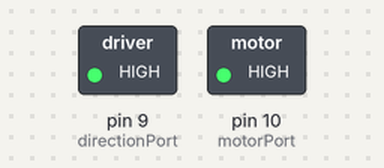
A sketch run on a simulated Arduino Uno, built with avr-gcc and run on an emulated ATmega328P. On the bench: switched loads named in the sketch (green lamp = pin HIGH). Dashed ring = blinking.

Above: at 0.5 s.
At 2.5 s:
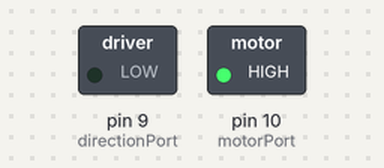
Timing chart, 0 to 5.2 s (numbered marks = the images above):
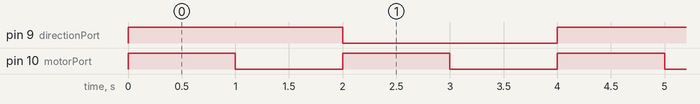

Measured:
- by itself, pin 9 (directionPort): alternates HIGH for 2.0 s and LOW for 2.0 s
- by itself, pin 10 (motorPort): alternates HIGH for 1.0 s and LOW for 1.0 s
- by itself, everything shown: repeats every 4.0 s, in 4 steps

The sketch:

sandbox.ino
```cpp
/*     -----------------------------------------------------------
 *     |  Arduino Experimentation Kit Example Code               |
 *     |  CIRC-03 .: Spin Motor Spin :. (Transistor and Motor)   |
 *     -----------------------------------------------------------
 *
 * The Arduinos pins are great for driving LEDs however if you hook
 * up something that requires more power you will quickly break them.
 * To control bigger items we need the help of a transistor.
 * Here we will use a transistor to control a small toy motor
 *
 * http://tinyurl.com/d4wht7
 *
 */
int directionPort = 9;
int motorPort = 10; // HIGH is forward, LOW is backward


int onTime = 1000;  //the number of milliseconds for the motor to turn on for
int offTime = 1000; //the number of milliseconds for the motor to turn off for


/*
 * setup() - this function runs once when you turn your Arduino on
 * We set the motors pin to be an output (turning the pin high (+5v) or low (ground) (-))
 * rather than an input (checking whether a pin is high or low)
 */
void setup()
{
  pinMode(directionPort, OUTPUT);
  pinMode(motorPort, OUTPUT);
}


/*
 * loop() - this function will start after setup finishes and then repeat
 * we call a function called motorOnThenOff()
 */

void loop() {
      forward();
  //  stopMoving();
    backward();
   // stopMoving();


}

void forward(){
  digitalWrite(motorPort, HIGH); // turns the motor On
  digitalWrite(directionPort, HIGH); // turns the motor On

  delay(onTime);                // waits for onTime milliseconds
  digitalWrite(motorPort, LOW); // turns the motor On
  delay(offTime);
}


void backward(){
  digitalWrite(motorPort, HIGH); // turns the motor On
  digitalWrite(directionPort, LOW); // turns the motor On

  delay(onTime);                // waits for onTime milliseconds
  digitalWrite(motorPort, LOW); // turns the motor On
  delay(offTime);
}

void stopMoving(){
  digitalWrite(motorPort, LOW); // turns the motor On
  delay(offTime);
}
```
